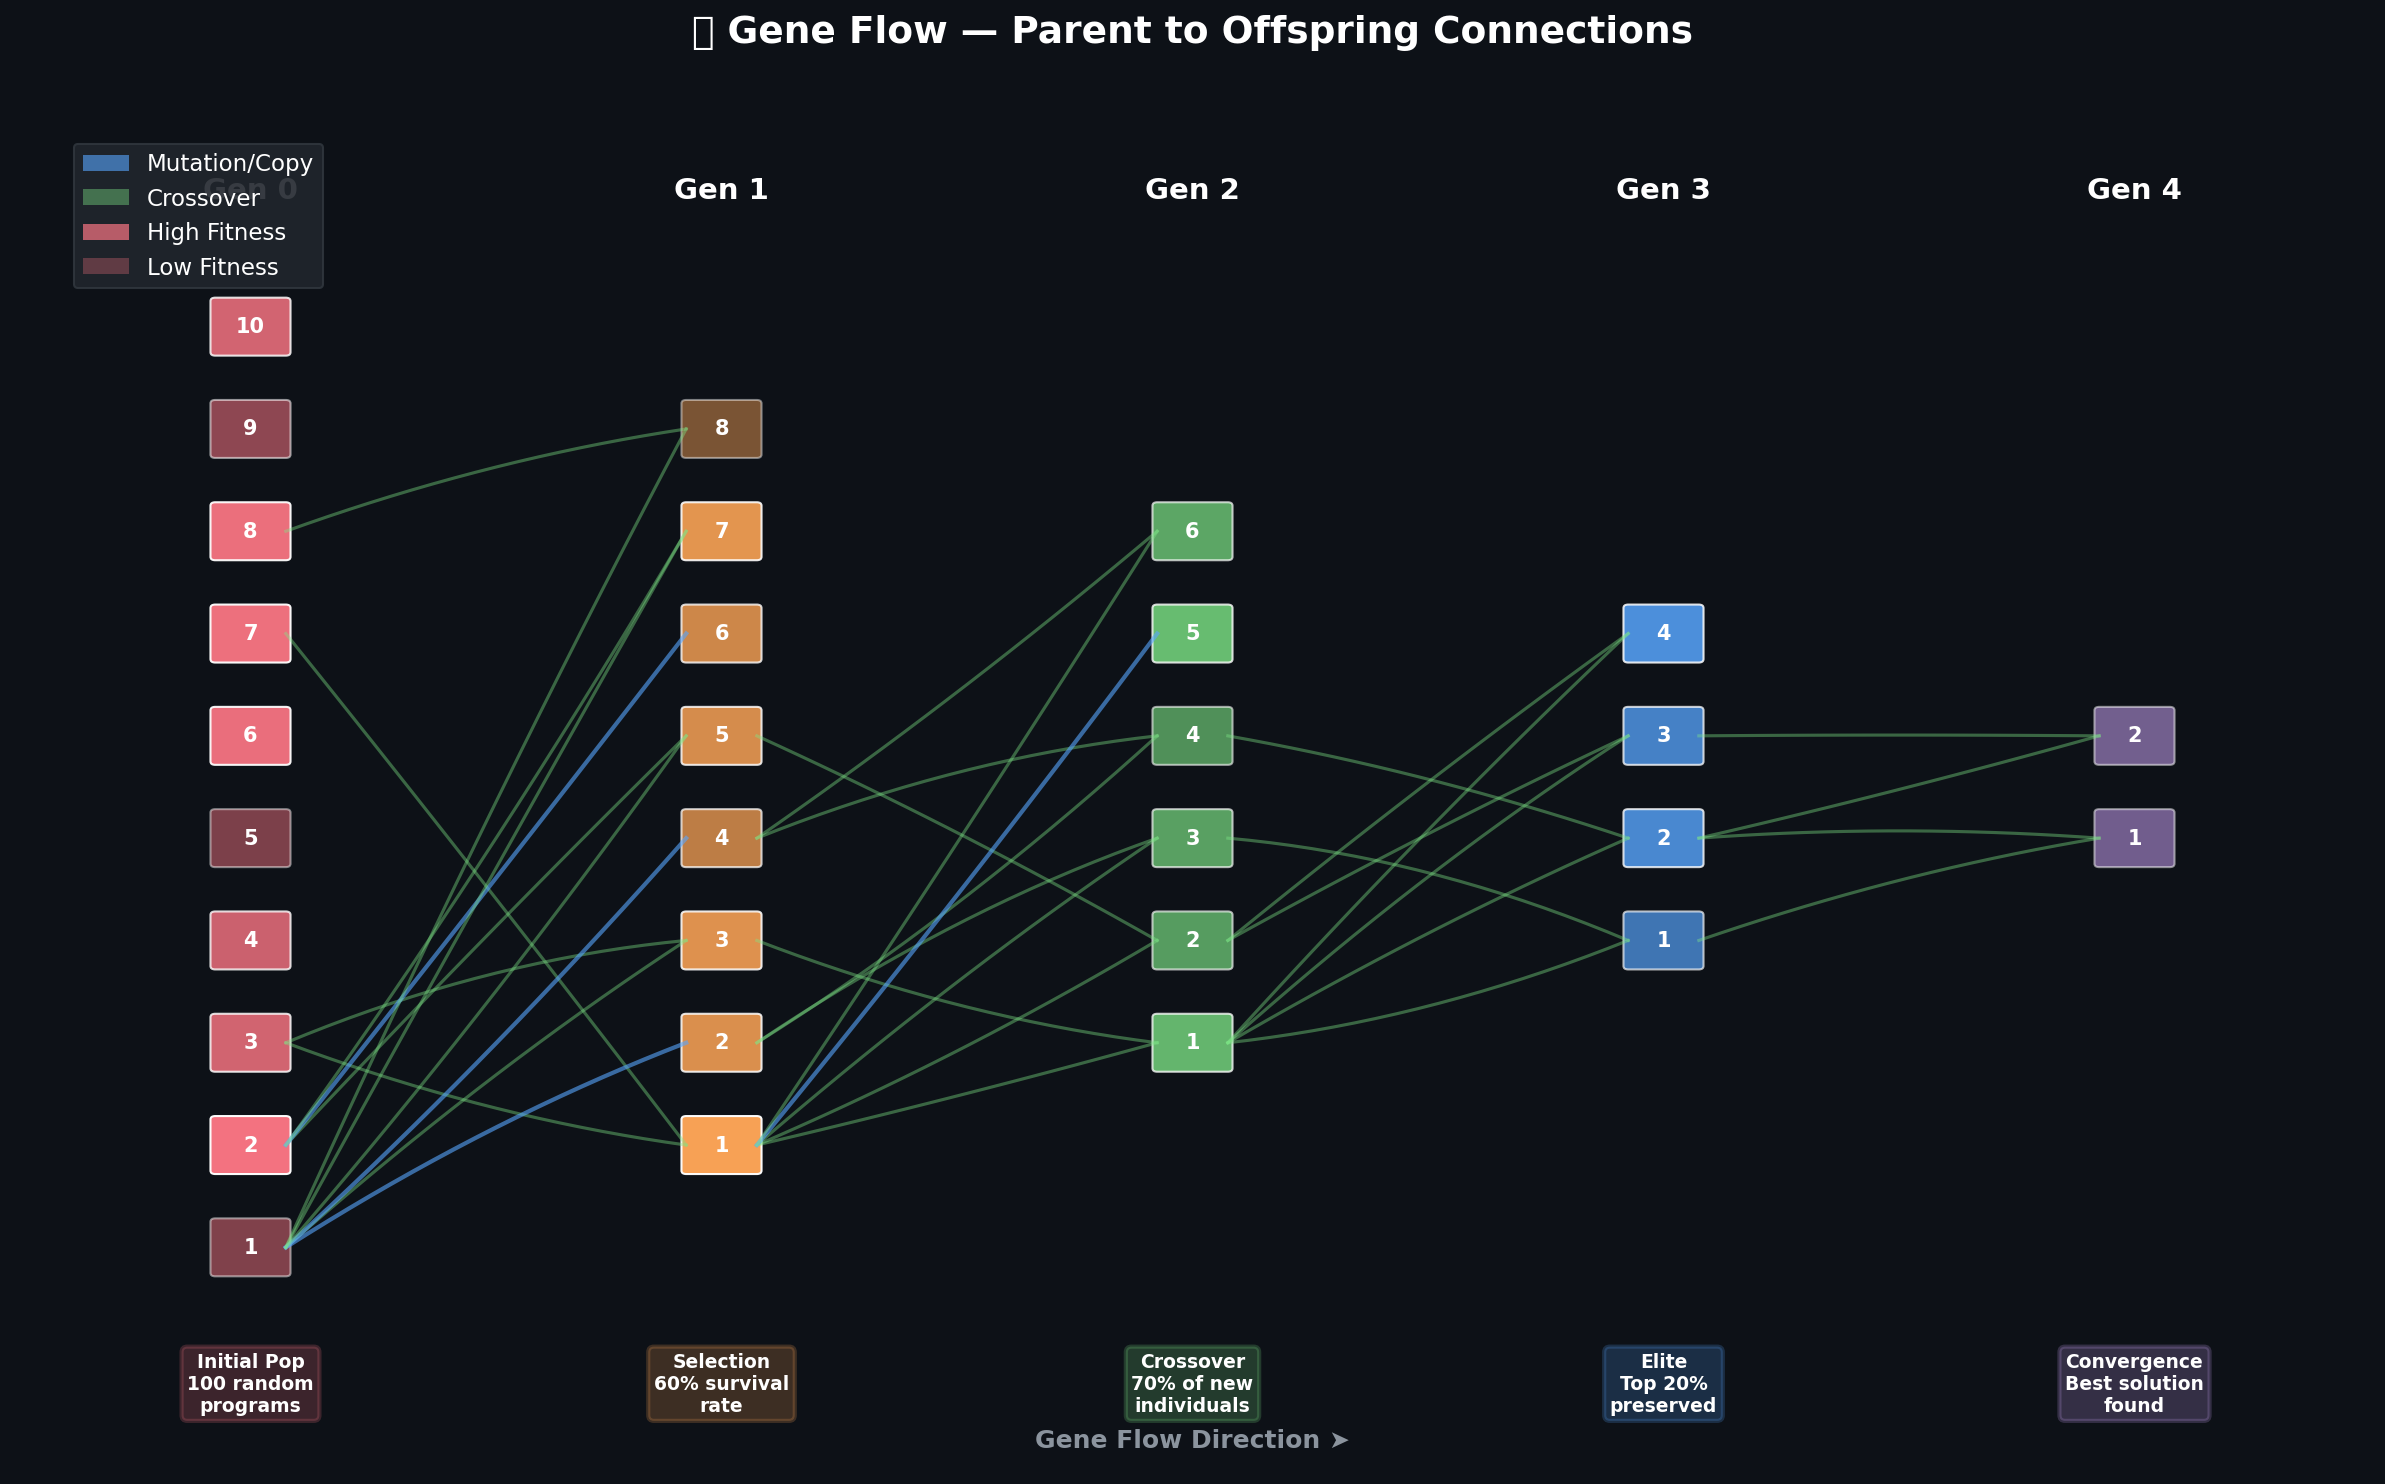

Recreate this plot in Python.
#!/usr/bin/env python3
"""Gene flow Sankey diagram."""

import numpy as np
import matplotlib.pyplot as plt
from matplotlib.patches import Rectangle, FancyBboxPatch
from matplotlib.collections import LineCollection
import os

def create_gene_flow():
    """Sankey-style diagram showing gene flow across generations."""
    fig, ax = plt.subplots(figsize=(16, 10), facecolor='#0d1117')
    ax.set_facecolor('#0d1117')
    ax.set_xlim(0, 10)
    ax.set_ylim(0, 8)
    ax.axis('off')
    
    ax.set_title('🧬 Gene Flow — Parent to Offspring Connections', 
                 color='white', fontsize=18, fontweight='bold', pad=30)
    
    # Define generations
    gen_positions = [1, 3, 5, 7, 9]
    gen_labels = ['Gen 0', 'Gen 1', 'Gen 2', 'Gen 3', 'Gen 4']
    
    # Population sizes (decreasing elite population)
    pop_sizes = [10, 8, 6, 4, 2]
    colors = ['#f97583', '#ffa657', '#7ee787', '#58a6ff', '#d2a8ff']
    
    # Draw generation columns
    individuals = {}  # Store individual positions for flow lines
    
    for i, (x_pos, label, pop_size, color) in enumerate(zip(gen_positions, gen_labels, pop_sizes, colors)):
        # Generation label
        ax.text(x_pos, 7.5, label, ha='center', va='center', color='white', 
                fontsize=14, fontweight='bold')
        
        # Individual boxes
        y_start = 4 - (pop_size - 1) * 0.3
        individuals[i] = []
        
        for j in range(pop_size):
            y_pos = y_start + j * 0.6
            individuals[i].append((x_pos, y_pos))
            
            # Fitness-based color intensity
            fitness_score = np.random.rand() * 0.8 + 0.2  # 0.2 to 1.0
            alpha = 0.3 + 0.7 * fitness_score
            
            rect = FancyBboxPatch((x_pos - 0.15, y_pos - 0.15), 0.3, 0.3,
                                 boxstyle='round,pad=0.02', 
                                 facecolor=color, edgecolor='white', 
                                 linewidth=1, alpha=alpha)
            ax.add_patch(rect)
            
            # Individual ID
            ax.text(x_pos, y_pos, f'{j+1}', ha='center', va='center', 
                   color='white', fontsize=10, fontweight='bold')
    
    # Create flow lines (parent-child relationships)
    np.random.seed(42)
    
    for gen in range(len(gen_positions) - 1):
        current_gen = individuals[gen]
        next_gen = individuals[gen + 1]
        
        # Each child has 1-2 parents
        for child_idx, (child_x, child_y) in enumerate(next_gen):
            n_parents = np.random.choice([1, 2], p=[0.3, 0.7])  # Mostly crossover
            
            # Select parents (fitness-biased)
            if len(current_gen) <= 4:
                parent_probs = np.array([0.4, 0.3, 0.2, 0.1])[:len(current_gen)]
            else:
                parent_probs = np.array([0.4, 0.3, 0.2, 0.1])
                parent_probs = np.concatenate([parent_probs, np.full(len(current_gen) - 4, 0.1 / (len(current_gen) - 4))])
            parent_probs = parent_probs / parent_probs.sum()
            
            parent_indices = np.random.choice(len(current_gen), size=n_parents, 
                                            replace=False, p=parent_probs)
            
            for parent_idx in parent_indices:
                parent_x, parent_y = current_gen[parent_idx]
                
                # Flow line properties
                if n_parents == 1:
                    # Mutation/reproduction
                    line_color = '#58a6ff'
                    alpha = 0.6
                    linewidth = 2
                else:
                    # Crossover
                    line_color = '#7ee787'
                    alpha = 0.4
                    linewidth = 1.5
                
                # Curved flow line
                mid_x = (parent_x + child_x) / 2
                control_points = [
                    [parent_x + 0.15, parent_y],
                    [mid_x, (parent_y + child_y) / 2 + np.random.uniform(-0.2, 0.2)],
                    [child_x - 0.15, child_y]
                ]
                
                # Draw smooth curve using multiple line segments
                n_segments = 20
                curve_x = []
                curve_y = []
                
                for t in np.linspace(0, 1, n_segments):
                    # Bezier curve
                    x = (1-t)**2 * control_points[0][0] + 2*(1-t)*t * control_points[1][0] + t**2 * control_points[2][0]
                    y = (1-t)**2 * control_points[0][1] + 2*(1-t)*t * control_points[1][1] + t**2 * control_points[2][1]
                    curve_x.append(x)
                    curve_y.append(y)
                
                ax.plot(curve_x, curve_y, color=line_color, linewidth=linewidth, 
                       alpha=alpha, zorder=1)
    
    # Add legend
    legend_elements = [
        plt.Rectangle((0, 0), 1, 1, facecolor='#58a6ff', alpha=0.6, label='Mutation/Copy'),
        plt.Rectangle((0, 0), 1, 1, facecolor='#7ee787', alpha=0.4, label='Crossover'),
        plt.Rectangle((0, 0), 1, 1, facecolor='#f97583', alpha=0.7, label='High Fitness'),
        plt.Rectangle((0, 0), 1, 1, facecolor='#f97583', alpha=0.3, label='Low Fitness'),
    ]
    
    legend = ax.legend(handles=legend_elements, loc='upper left', 
                      bbox_to_anchor=(0.02, 0.98), facecolor='#21262d', 
                      edgecolor='#30363d', labelcolor='white', fontsize=11)
    legend.get_frame().set_alpha(0.9)
    
    # Add statistics boxes
    stats_boxes = [
        (1, 0.5, 'Initial Pop\n100 random\nprograms', '#f97583'),
        (3, 0.5, 'Selection\n60% survival\nrate', '#ffa657'),
        (5, 0.5, 'Crossover\n70% of new\nindividuals', '#7ee787'),
        (7, 0.5, 'Elite\nTop 20%\npreserved', '#58a6ff'),
        (9, 0.5, 'Convergence\nBest solution\nfound', '#d2a8ff'),
    ]
    
    for x, y, text, color in stats_boxes:
        bbox = dict(boxstyle='round,pad=0.3', facecolor=color, alpha=0.2, 
                   edgecolor=color, linewidth=2)
        ax.text(x, y, text, ha='center', va='center', color='white', 
               fontsize=9, fontweight='bold', bbox=bbox)
    
    # Flow explanation
    ax.text(5, 0.1, 'Gene Flow Direction ➤', ha='center', va='bottom', 
           color='#8b949e', fontsize=12, fontweight='bold')
    
    plt.tight_layout()
    out = os.path.expanduser('~/.openclaw/workspace/genlang/examples/gene_flow.png')
    plt.savefig(out, dpi=150, facecolor='#0d1117', bbox_inches='tight')
    plt.close()
    print(f"Saved: {out}")
    return out

if __name__ == '__main__':
    create_gene_flow()